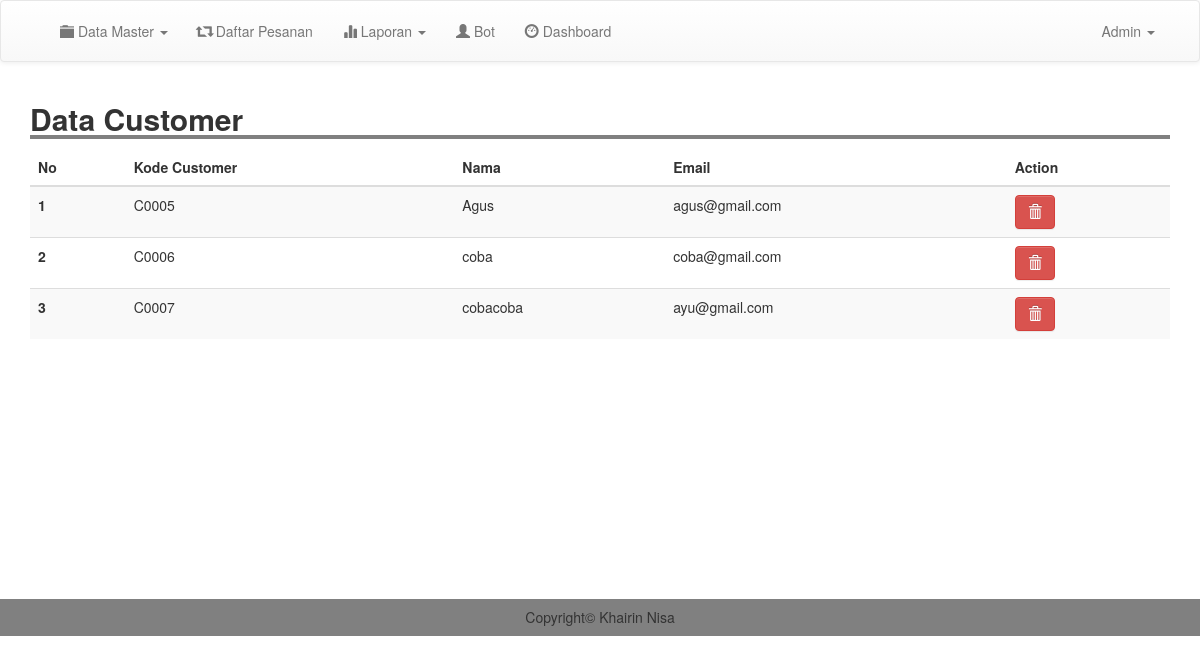
The app's page /admin/m_customer.php (signed in) with its own data.
### tables this page shows
CREATE TABLE `customer` (
  `kode_customer` varchar(100) NOT NULL,
  `nama` varchar(100) NOT NULL,
  `email` varchar(100) NOT NULL,
  `username` varchar(100) NOT NULL,
  `password` varchar(100) NOT NULL,
  `telp` varchar(200) NOT NULL
);

### admin/m_customer.php (the view, shortened to what this page needs)
<?php
include 'header.php';
?>
<div class="container">
	<h2 style=" width: 100%; border-bottom: 4px solid gray"><b>Data Customer</b></h2>
	<table class="table table-striped">
		<thead>
			<tr>
				<th scope="col">No</th>
				<th scope="col">Kode Customer</th>
				<th scope="col">Nama</th>
				<th scope="col">Email</th>
				<th scope="col">Action</th>
			</tr>
		</thead>
		<tbody>
			<?php
			$result = mysqli_query($conn, "SELECT * FROM customer order by kode_customer asc");
			$no =1;
			while ($row = mysqli_fetch_assoc($result)) {
				?>
				<tr>
					<th scope="row"><?php echo $no; ?></th>
					<td><?= $row['kode_customer'];  ?></td>
					<td><?= $row['nama'];  ?></td>
					<td><?= $row['email'];  ?></td>
					<td><a href="m_customer.php?kode=<?php echo $row['kode_customer'];?>&page=del" class="btn btn-danger" onclick="return confirm('Yakin Ingin Menghapus Data ?')"><i class="glyphicon glyphicon-trash"></i> </a></td>
				</tr>
				<?php
				$no++;
			}
			?>
		</tbody>
	</table>
</div>
<br>
<br>
<br>
<br>
<br>
<br>
<br>
<br>
<br>
<br>
<br>
<br>
<?php
include 'footer.php';
?>

### css/style.css (style rules this page uses)
body { margin:0; padding: 0; }

### records on screen
customer: kode_customer "C0005", nama "Agus", email "agus@gmail.com"
customer: kode_customer "C0006", nama "coba", email "coba@gmail.com"
customer: kode_customer "C0007", nama "cobacoba", email "ayu@gmail.com"
